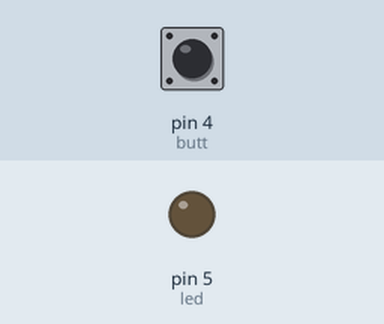
Simulated run of this sketch. Board: Arduino Uno, built with avr-gcc and run on an emulated ATmega328P. Parts: output pins drawn as LEDs (lit = HIGH). Inputs (shaded band) come from the test bench; at power-on: pin 4 (butt) HIGH.

Above: at 1.2 s.
1.3 s: pin 4 (butt) pulled LOW for 0.15 s
At 2.5 s:
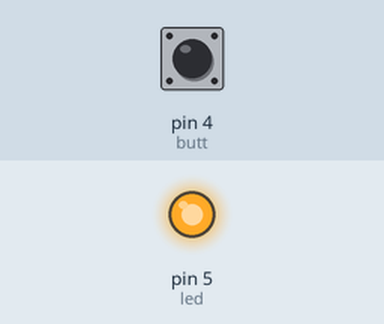
2.9 s: pin 4 (butt) pulled LOW for 1 s
At 3.9 s:
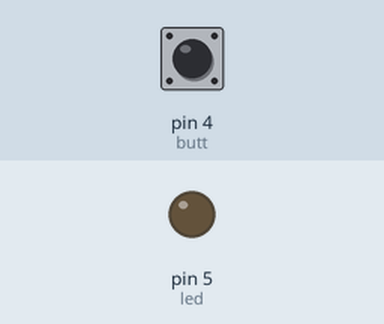
5.4 s: pin 4 (butt) pulled LOW for 3.2 s
At 5.8 s:
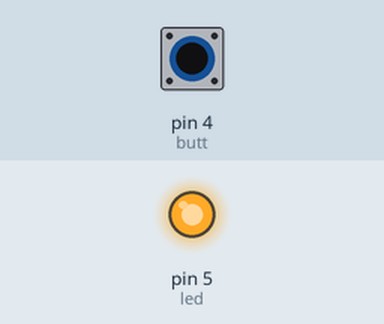
Timing chart, 0 to 8.4 s (numbered marks = the images above; inputs shaded):
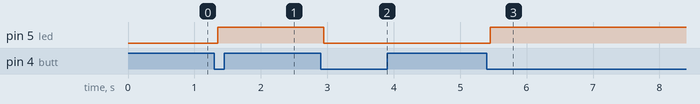

Measured:
- after the input at 1.3 s, pin 5 (led): LOW → HIGH after 0.05 s
- after the input at 2.9 s, pin 5 (led): HIGH → LOW after 0.05 s
- after the input at 5.4 s, pin 5 (led): LOW → HIGH after 0.05 s

The sketch:

Debounce_butt.ino
```cpp
// this is best appproach
const int led = 5;
const int butt = 4;
int buttState;
int lastButtState = HIGH;
int c = 0;
unsigned long lastDebounceTime = 0;
unsigned long debounceDelay = 50;

void setup()
{
  Serial.begin(115200);
  pinMode(led, OUTPUT);
  pinMode(butt, INPUT_PULLUP);
}

void loop()
{
  int reading = digitalRead(butt);

  if (reading != lastButtState)
  {
    lastDebounceTime = millis();
  }
  // with the help of millis this if condition is true at every 0.05 sec after every debounce
  if ((millis() - lastDebounceTime) > debounceDelay)
  {
    if (reading == LOW && buttState == HIGH)
    {
      c = c == 0 ? 1 : 0;
    }
    buttState = reading;
  }
  digitalWrite(led, c);
  lastButtState = reading;
}

// bad practice
//  const int led=5;
//  const int butt=4;
//  int buttState;
//  int c=0;
//  void setup() {
//    Serial.begin(115200);
//    pinMode(led, OUTPUT);
//           pinMode(butt, INPUT_PULLUP);
//  }

// void loop() {
//       buttState=digitalRead(butt);
// if(buttState==LOW){
//   c=c==0?1:0;
// }
// digitalWrite(led,c);
// }
```
